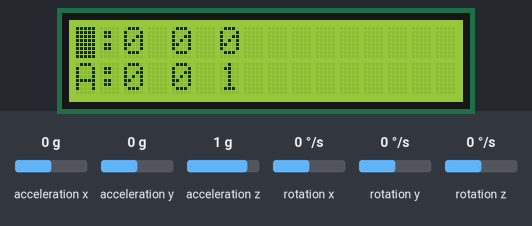
This program was run on a simulated Raspberry Pi Pico running MicroPython. Shown: 16×2 character LCD. The test bench sets the inputs (shaded band); at power-on: acceleration x 0 g, acceleration y 0 g, acceleration z 1 g, rotation x 0 °/s, rotation y 0 °/s, rotation z 0 °/s. Library files of the repository ran but are not shown: pico_i2c_lcd.py, MPU6050.py.

Above: at 1.2 s.
1.3 s: acceleration x set to -1.4 g
At 2.0 s:
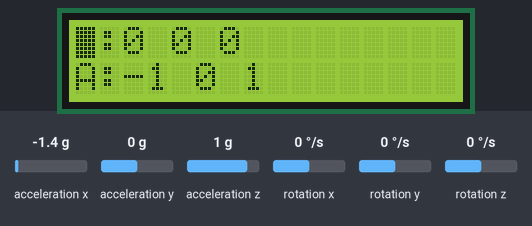
4.4 s: acceleration y set to -1.4 g
At 5.2 s:
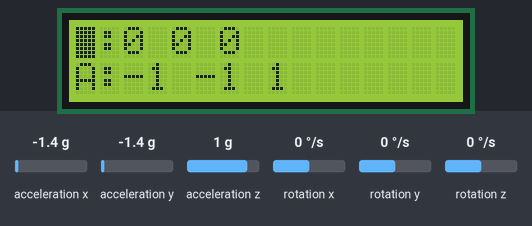
6.3 s: acceleration z set to -1.4 g
At 6.8 s:
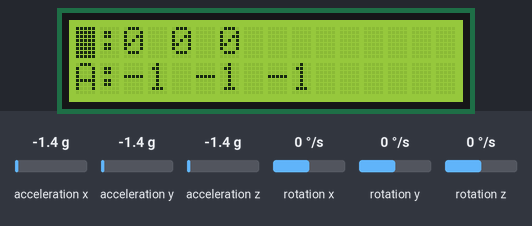
7.9 s: rotation x set to -192 °/s
At 8.3 s:
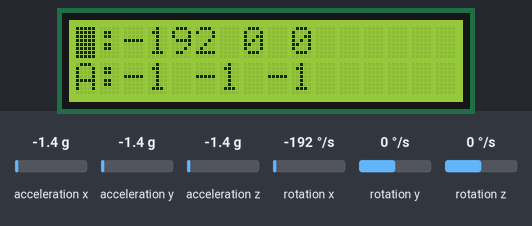
9.4 s: rotation y set to -192 °/s
At 10.0 s:
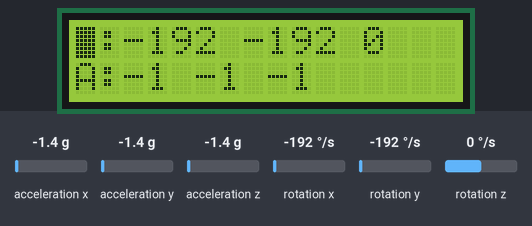
11.0 s: rotation z set to -192 °/s
At 11.6 s:
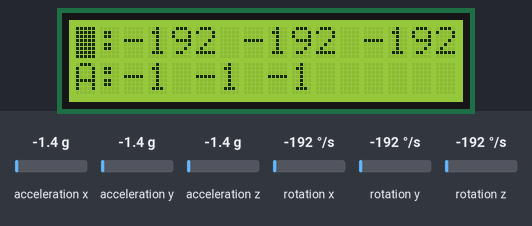
Timing chart, 0 to 13.7 s (numbered marks = the images above; inputs shaded):
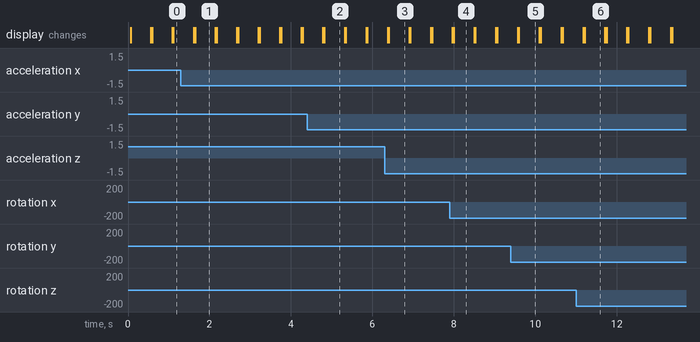

The program:

main.py
```python
from machine import Pin, I2C
from time import sleep
from pico_i2c_lcd import I2cLcd
import MPU6050
# global values for I2C
i2c_lcd = I2C(1, sda=Pin(26), scl=Pin(27), freq=400000)
i2c_mpu = I2C(1, sda=Pin(26), scl=Pin(27), freq=400000)
I2C_ADDR = i2c_lcd.scan()[0]

lcd = I2cLcd(i2c_lcd, I2C_ADDR, 2, 16)
mpu = MPU6050.MPU6050(i2c_mpu)

# wakes up the MPU6050
mpu.wake()

while True:
    lcd.blink_cursor_on() # turns cursor on and blinks

    gyro = mpu.read_gyro_data() # gets data from the gyroscope
    accl = mpu.read_accel_data() # gets data from accelerometer

# uses the data gather above and prints it on the LCD Display
    lcd.putstr("G:"+str(f"{gyro[0]:.0f}")+" "+str(f"{gyro[1]:.0f}")+" "+str(f"{gyro[2]:.0f}")+"\n")
    lcd.putstr("A:"+str(f"{accl[0]:.0f}")+" "+str(f"{accl[1]:.0f}")+" "+str(f"{accl[2]:.0f}")+"\n")

# delay of 0.5 seconds
    sleep(0.5)

# turns cursor off and clears the display
    lcd.blink_cursor_off()
    lcd.clear()
```

Measured:
- after the input at 1.3 s, the display: first differs from a run without the input after 0.35 s (image 1)
- after the input at 4.4 s, the display: first differs from a run without the input after 0.42 s (image 2)
- after the input at 6.3 s, the display: first differs from a run without the input after 0.10 s (image 3)
- after the input at 7.9 s, the display: first differs from a run without the input after 0.10 s (image 4)
- after the input at 9.4 s, the display: first differs from a run without the input after 0.20 s (image 5)
- after the input at 11.0 s, the display: first differs from a run without the input after 0.21 s (image 6)
- what the display in image 1 shows lasts 0.5 s, from 1.6 s to 2.1 s
